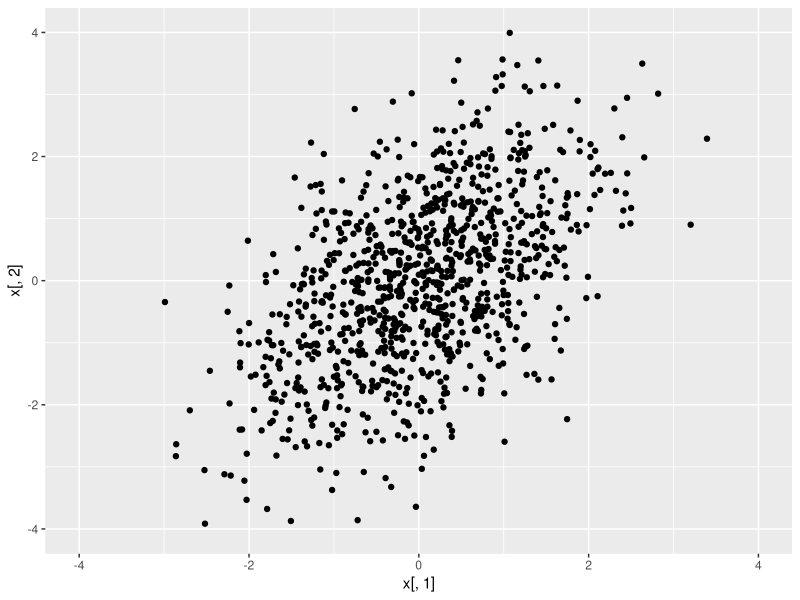
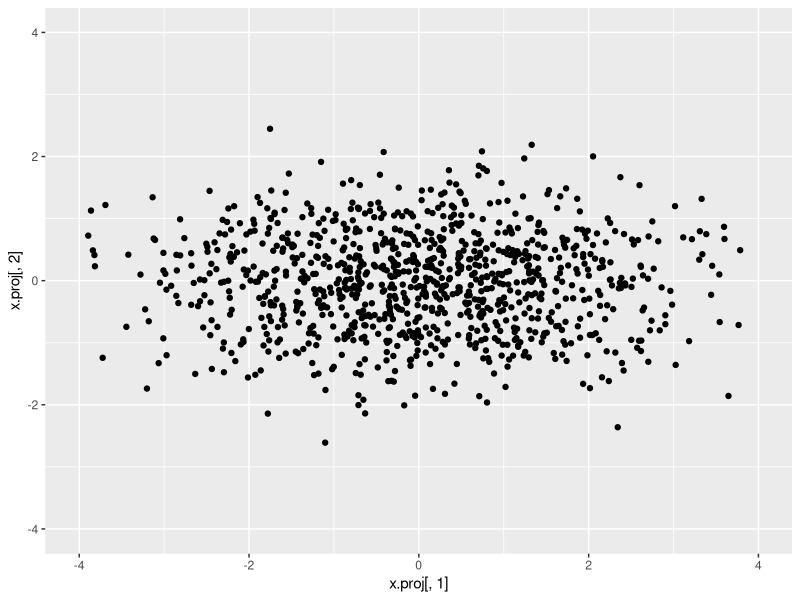
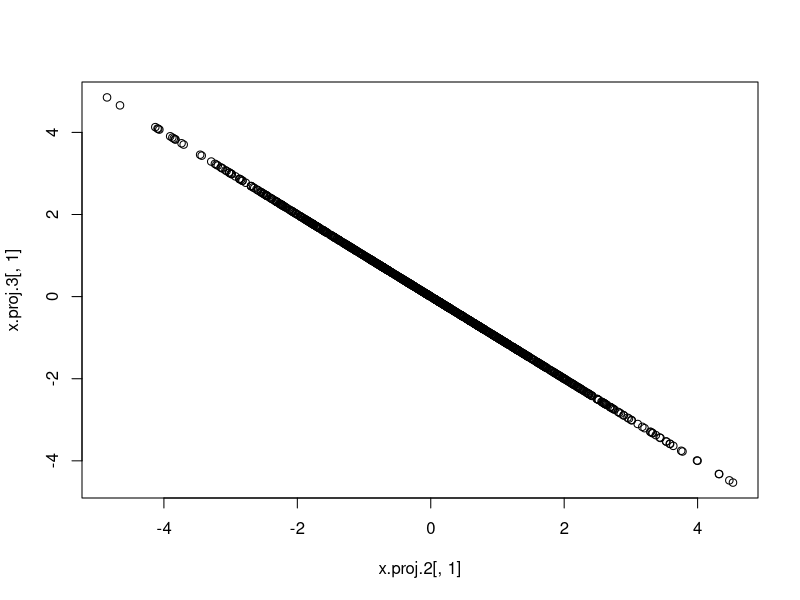
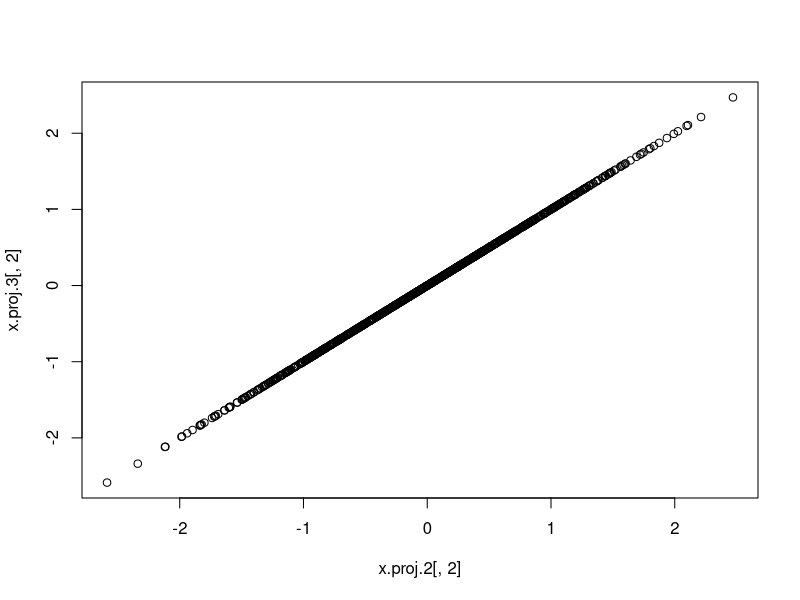
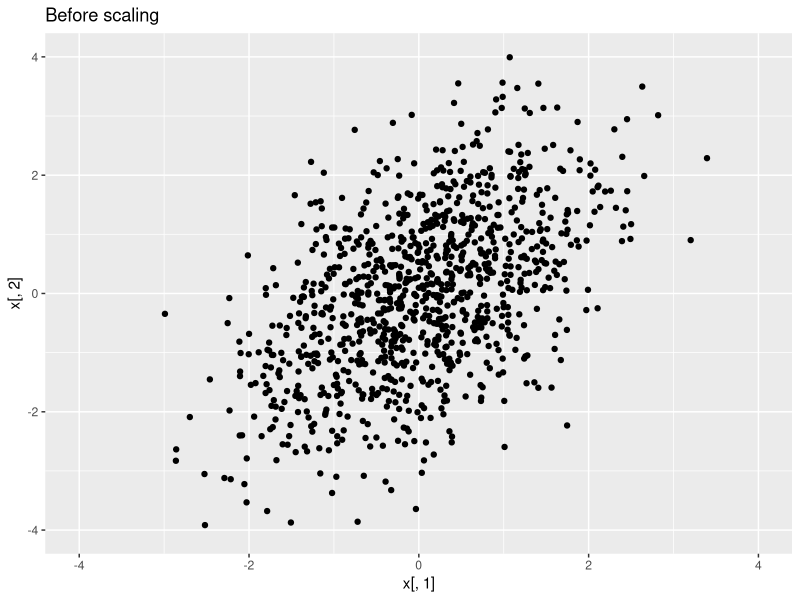
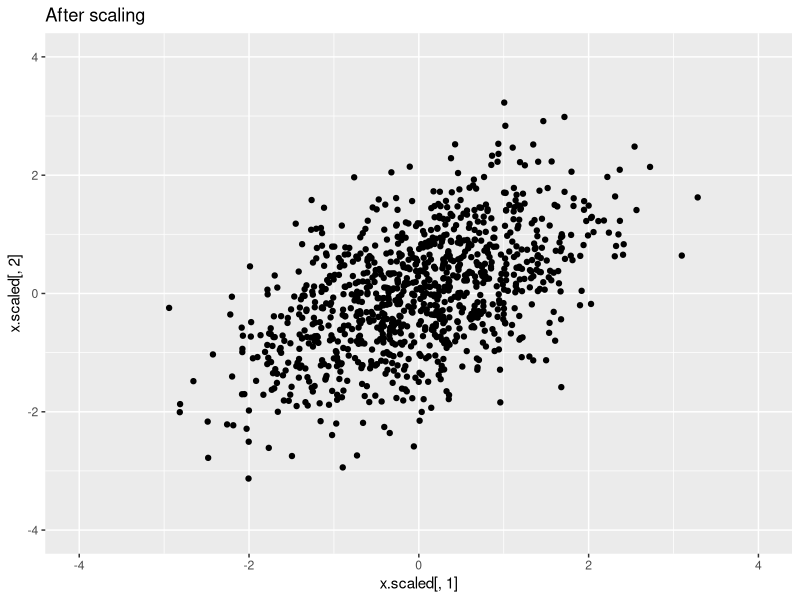
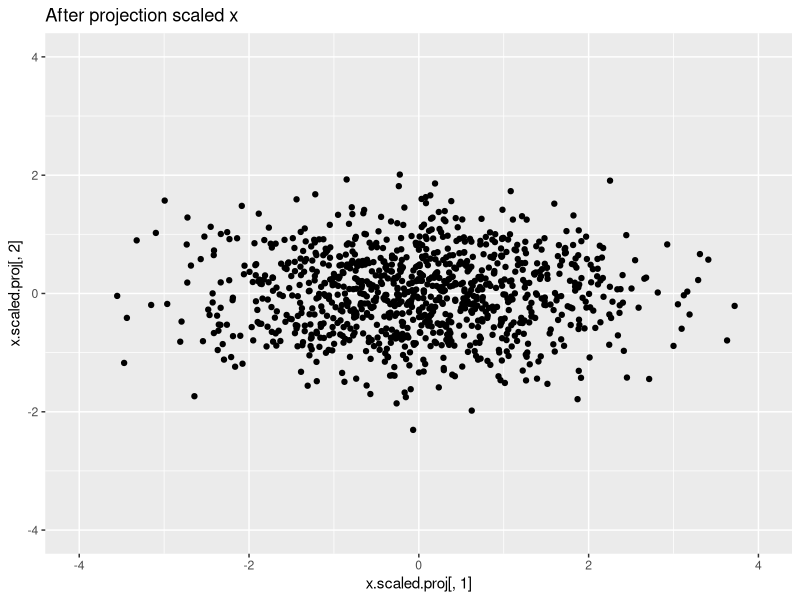
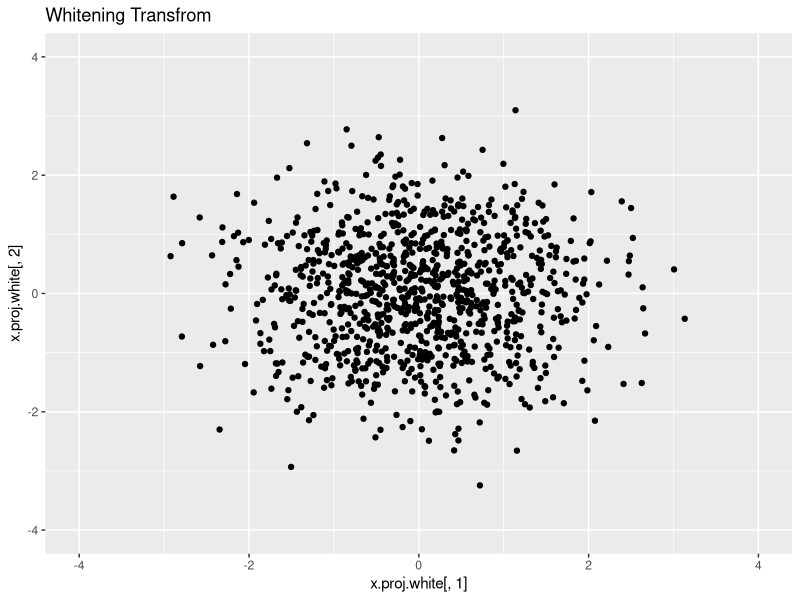

Reproduce these figures in R, in order.
## ---- chunk 1
knitr::opts_chunk$set(echo = TRUE)
## ---- chunk 2
require(MASS)
require(ggplot2)
S = matrix(c(1,0.75,0.75,2),ncol=2)
x = mvrnorm(n = 1000, mu=c(0,0), Sigma=S)

ggplot(data.frame()) + geom_point(aes(x=x[,1],y=x[,2])) + scale_x_continuous(limits=c(-4,4))  + scale_y_continuous(limits=c(-4,4))
## ---- chunk 3
S.sample = cov(x)

e.decomp = eigen(S.sample)

e.decomp$vectors %*% diag(e.decomp$values) %*% t(e.decomp$vectors)

x.proj = x %*% e.decomp$vectors
ggplot(data.frame()) + geom_point(aes(x=x.proj[,1],y=x.proj[,2])) + scale_x_continuous(limits=c(-4,4))  + scale_y_continuous(limits=c(-4,4))

e.decomp$values
var(x.proj[,1])
var(x.proj[,2])
## ---- chunk 4

svd.sample.cov = svd(S.sample)


x.center = scale(x,scale = FALSE)

svd.x = svd(x.center)


x.proj.2 = x.center %*% svd.x$v
x.proj.3 = x.center %*% svd.sample.cov$v

plot(x.proj.2[,1],x.proj.3[,1])
plot(x.proj.2[,2],x.proj.3[,2])

svd.x$d^2 / (1000 - 1)
svd.sample.cov$d
## ---- chunk 5
x.scaled = scale(x)

cov.scaled.x = cov(x.scaled)
cov.scaled.x
S.sample

ggplot(data.frame()) + geom_point(aes(x=x[,1],y=x[,2])) + scale_x_continuous(limits=c(-4,4))  + scale_y_continuous(limits=c(-4,4)) + ggtitle("Before scaling")
ggplot(data.frame()) + geom_point(aes(x=x.scaled[,1],y=x.scaled[,2])) + scale_x_continuous(limits=c(-4,4))  + scale_y_continuous(limits=c(-4,4)) + ggtitle("After scaling")
## ---- chunk 6
scaled.svd = svd(cov.scaled.x)

x.scaled.proj = x.scaled %*% scaled.svd$v 
ggplot(data.frame()) + geom_point(aes(x=x.scaled.proj[,1],y=x.scaled.proj[,2])) + scale_x_continuous(limits=c(-4,4))  + scale_y_continuous(limits=c(-4,4)) + ggtitle("After projection scaled x") 

svd.sample.cov$d
scaled.svd$d
## ---- chunk 7

x.projection = svd.sample.cov$v %*% t(x.center)
x.reconstruction = t(svd.sample.cov$v %*% x.projection)
x.reconstruction.partial = t(svd.sample.cov$v %*% rbind(x.projection[1,], 0))

cor(x.reconstruction[,1],x.center[,1])
cor(x.reconstruction[,2],x.center[,2])
cor(x.reconstruction[,1],x.reconstruction.partial[,1])
cor(x.reconstruction[,2],x.reconstruction.partial[,2])

## ---- chunk 8
x.proj.white = x.center %*% svd.sample.cov$v %*% solve(diag(sqrt(svd.sample.cov$d)))
var(x.proj.white[,1])
var(x.proj.white[,2])
ggplot(data.frame()) + geom_point(aes(x=x.proj.white[,1],y=x.proj.white[,2])) + scale_x_continuous(limits=c(-4,4))  + scale_y_continuous(limits=c(-4,4)) + ggtitle("Whitening Transfrom")

w_sqrt = svd.sample.cov$v %*% diag(sqrt(svd.sample.cov$d)) %*% t(svd.sample.cov$v)
w_inv_sqrt = solve(w_sqrt)
w_inv_sqrt.2 = t(svd.sample.cov$v) %*% solve(diag(sqrt(svd.sample.cov$d))) %*% svd.sample.cov$v
x.proj.white.2= x.center %*% w_inv_sqrt.2
ggplot(data.frame()) + geom_point(aes(x=x.proj.white.2[,1],y=x.proj.white.2[,2])) + scale_x_continuous(limits=c(-4,4))  + scale_y_continuous(limits=c(-4,4)) + ggtitle("Whitening Transfrom 2")


cov(x.proj.white.2)
cov(x.proj.white)

## ---- chunk 9
t(x.center[1,]) %*% solve(S.sample) %*% x.center[1,]
sum(x.proj.white[1,]^2)
sum(x.proj.white.2[1,]^2)

x.1.proj.scaled = x.center[1,] %*% svd.sample.cov$v %*% solve(diag(sqrt(svd.sample.cov$d)))
sum(x.1.proj.scaled^2)
## ---- chunk 10
n = 100
m = 50000
z = rbinom(n,size = 2, prob = 0.5)
X = matrix(rep(0,n * m),ncol=n)
snp_afs_0 = runif(m,0.01,0.5)
snp_afs_1 = runif(m,0.25,0.75)
snp_afs_2 = c(snp_afs_0[1:(m/2)],snp_afs_1[(m/2 + 1):m])
for(i in 1:n) {
  x_i = NULL
  if(z[i] == 0) {
    x_i = rbinom(m,size=2,prob=snp_afs_0)
  } else if(z[i] == 1) {
    x_i = rbinom(m,size=2,prob=snp_afs_1)
  } else {
    x_i = rbinom(m,size=2,prob=snp_afs_2)
  }
  X[,i] = x_i
}
## ---- chunk 11
X_std = t(scale(t(X)))
ind_cov = cov(X_std)
ind_cor_x = cor(X)

#approx covariance matrix
Xt_X = t(X_std) %*% X_std * 1/(n-1)

dim(ind_cov)
dim(Xt_X)

sign(Xt_X[1:10,1:10]) == sign(ind_cov[1:10,1:10])
Xt_X[1:10,1:10] / ind_cov[1:10,1:10]
## ---- chunk 12
eigen.XT_X = eigen(Xt_X)
eigen.ind_cov = eigen(ind_cov)
eigen.ind_cor = eigen(cor(X_std))
eigen.ind_cor_x = eigen(ind_cor_x)
svd.X = svd(X_std)

color = function(x) {
  a_func = function(a) {
    if(a == 0) {
      return("black")
    } else if(a == 1) {
      return("red")
    } else {
      return("blue")
    }
  }
  sapply(x,FUN=a_func)
}

(svd.X$d^2 / (n - 1))[1:10]
eigen.XT_X$values[1:10]
plot(svd.X$d^2 / (n - 1),eigen.XT_X$values,main="singluar values^2 / (n-1) = eigenvalues")
plot(svd.X$v[,1],svd.X$v[,2],col=color(z))
plot(eigen.XT_X$vectors[,1],eigen.XT_X$vectors[,2],col=color(z))
plot(eigen.ind_cov$vectors[,1],eigen.ind_cov$vectors[,2],col=color(z))
plot(eigen.ind_cor$vectors[,1],eigen.ind_cor$vectors[,2],col=color(z))
plot(eigen.ind_cor_x$vectors[,1],eigen.ind_cor_x$vectors[,2],col=color(z))

plot(eigen.ind_cov$vectors[,1],eigen.XT_X$vectors[,1])
plot(eigen.ind_cov$vectors[,2],eigen.XT_X$vectors[,2])
plot(eigen.ind_cov$vectors[,3],eigen.XT_X$vectors[,3])


plot(eigen.ind_cor$vectors[,1],eigen.XT_X$vectors[,1])
plot(eigen.ind_cor$vectors[,2],eigen.XT_X$vectors[,2])
plot(eigen.ind_cor$vectors[,3],eigen.XT_X$vectors[,3])

plot(eigen.ind_cov$values,eigen.XT_X$values)
plot(eigen.ind_cov$values,eigen.ind_cor$values)
plot(eigen.ind_cor$values,eigen.ind_cor_x$values)

plot(eigen.ind_cor_x$vectors[,1],eigen.XT_X$vectors[,1])
plot(eigen.ind_cor_x$vectors[,2],eigen.XT_X$vectors[,2])


